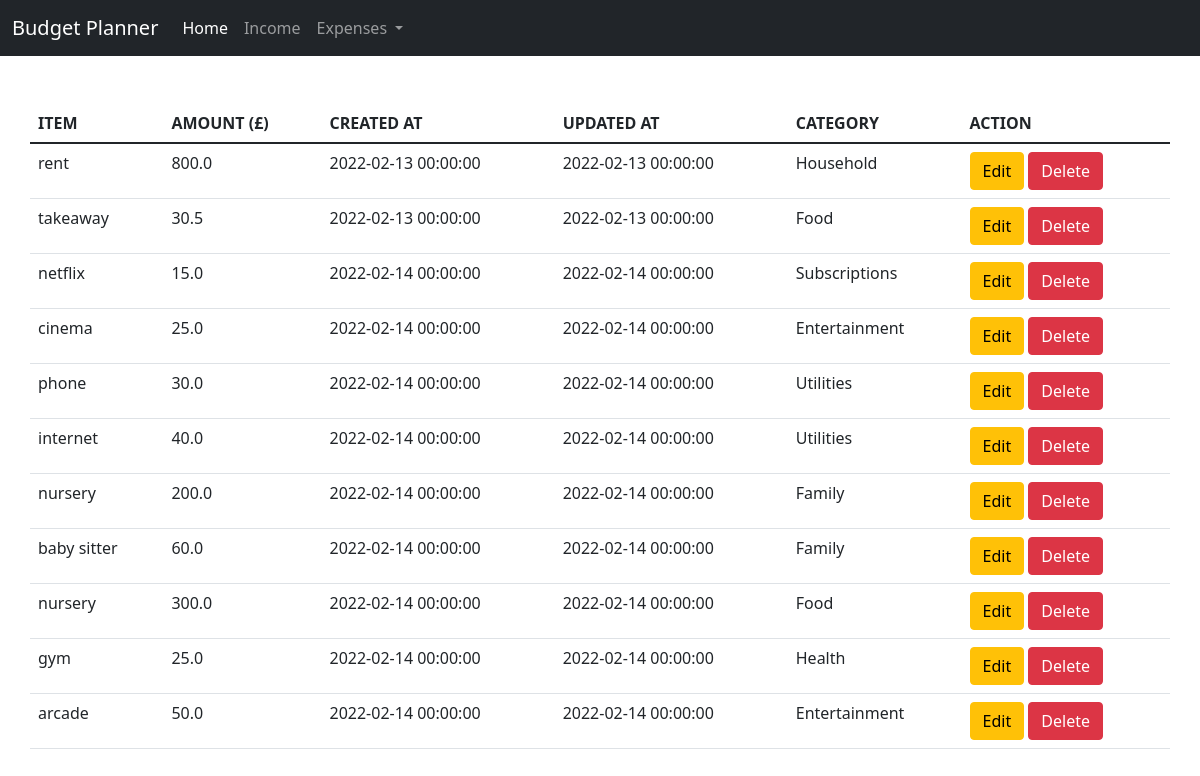
Page /view_expenses on the earlier database version.
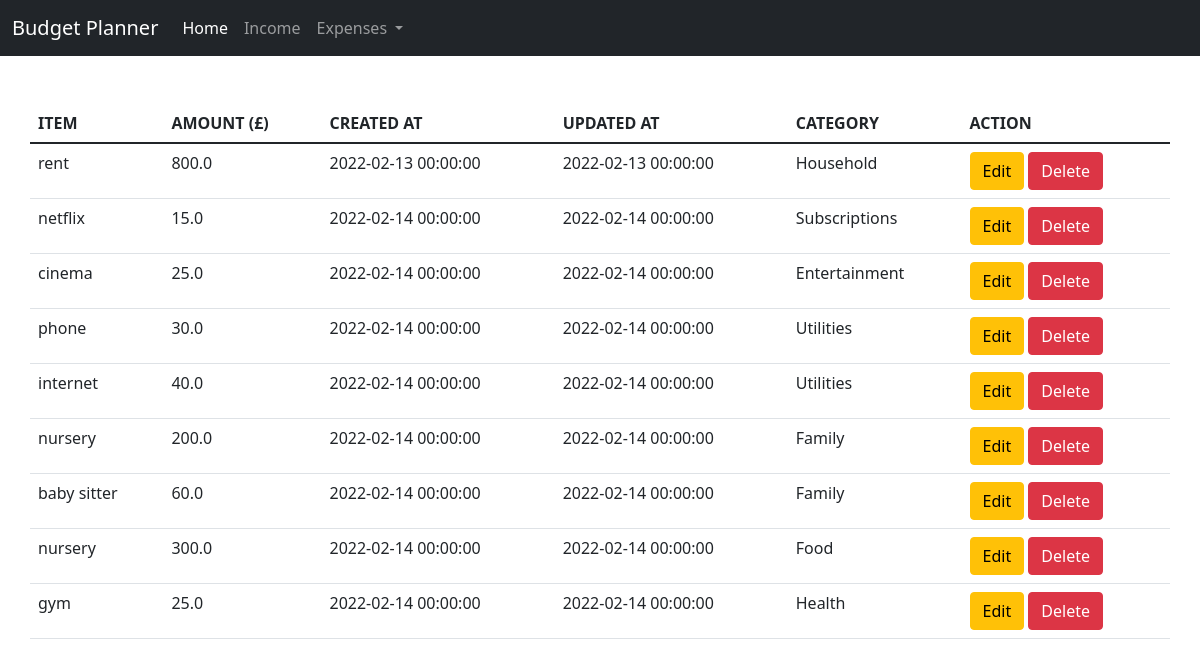
Same page on the later database version.
### application/models.py (models this page shows)
class Expenses(db.Model):
    id = db.Column(db.Integer, primary_key = True)
    name = db.Column(db.String(50), nullable = False)
    amount = db.Column(db.Float, nullable = False)
    created_at = db.Column(db.DateTime, nullable = False, default = date.today())
    updated_at = db.Column(db.DateTime, nullable = False, default = date.today())
    categories_id = db.Column(db.Integer, db.ForeignKey('categories.id'), nullable = False)

class Categories(db.Model):
    id = db.Column(db.Integer, primary_key = True)
    name = db.Column(db.String(50), unique = True, nullable = False)
    created_at = db.Column(db.DateTime, nullable = False, default = date.today())
    updated_at = db.Column(db.DateTime, nullable = False, default = date.today())
    items = db.relationship('Expenses', backref = 'category')

### application/routes.py (the view)
@app.route('/view_expenses', methods=['POST', 'GET'])
def view_expenses():
    all_expenses = Expenses.query.all()
    return render_template('view_expenses.html', title="Budget Planner", all_expenses=all_expenses)

### application/templates/view_expenses.html (shortened to what this page needs)
{% extends 'layout.html' %}
{% block body_content %}
<div class="container"><br>
  <div class="row align-items-center justify-content-center">
<table id="all_expenses_table" class="table">
    <thead>
      <tr>
          <th>ITEM</th>
          <th>AMOUNT (£)</th>
          <th>CREATED AT</th>
          <th>UPDATED AT</th>
          <th>CATEGORY</th>
          <th>ACTION</th>
      </tr>
    </thead>
    <tbody>
      {% for expense in all_expenses %}
        <tr>
            <td>{{ expense.name }}</td>
            <td>{{ expense.amount }}</td>
            <td>{{ expense.created_at }}</td>
            <td>{{ expense.updated_at }}</td>
            <td>{{ expense.category.name }}</td>
            <td><div class="d-grid gap-2 d-md-block">
                <a type="button" class="btn btn-warning" href="{{ url_for("edit_expense", id=expense.id) }}">Edit</a>
                <a type="button" class="btn btn-danger" data-bs-toggle="modal" data-bs-target="#deleteModal">Delete</a>
                </div>
            </td>
        </tr>
      {% endfor %}
    </tbody>
  </table>
  </div>
</div>
{% endblock body_content %}

### application/templates/layout.html (shortened to what this page needs)
{% extends "base.html" %}
{% block body %}
    <nav class="navbar navbar-expand-lg navbar-dark bg-dark">
      <div class="container-fluid">
        <a class="navbar-brand" href="#">Budget Planner</a>
        <div class="collapse navbar-collapse" id="navbarNavDropdown">
          <ul class="navbar-nav">
            <li class="nav-item">
              <a class="nav-link active" aria-current="page" href="{{ url_for('index') }}">Home</a>
            </li>
            <li class="nav-item">
              <a class="nav-link" href="{{ url_for('income') }}">Income</a>
            </li>
            <li class="nav-item dropdown">
              <a class="nav-link dropdown-toggle" href="#" id="navbarDropdownMenuLink" role="button" data-bs-toggle="dropdown" aria-expanded="false">
                Expenses
              </a>
            </li>
          </ul>
        </div>
      </div>
    </nav>
    <br>
    {% block body_content %}
    {% endblock body_content %}
{% endblock body %}

### application/templates/base.html (shortened to what this page needs)
<html lang="en">
<head>
    <link href="https://cdn.jsdelivr.net/npm/bootstrap@5.1.3/dist/css/bootstrap.min.css" rel="stylesheet">
    <link rel="stylesheet" type="text/css" href="https://cdn.datatables.net/1.10.25/css/dataTables.bootstrap5.css">
</head>
<body>
    {% block body %}
    {% endblock body %}
</body>
</html>

Differences in the rows shown:
removed Expenses: name "takeaway", amount "30.5", created_at "2022-02-13 00:00:00", updated_at "2022-02-13 00:00:00", category.name "Food"
removed Expenses: name "arcade", amount "50.0", created_at "2022-02-14 00:00:00", updated_at "2022-02-14 00:00:00", category.name "Entertainment"
